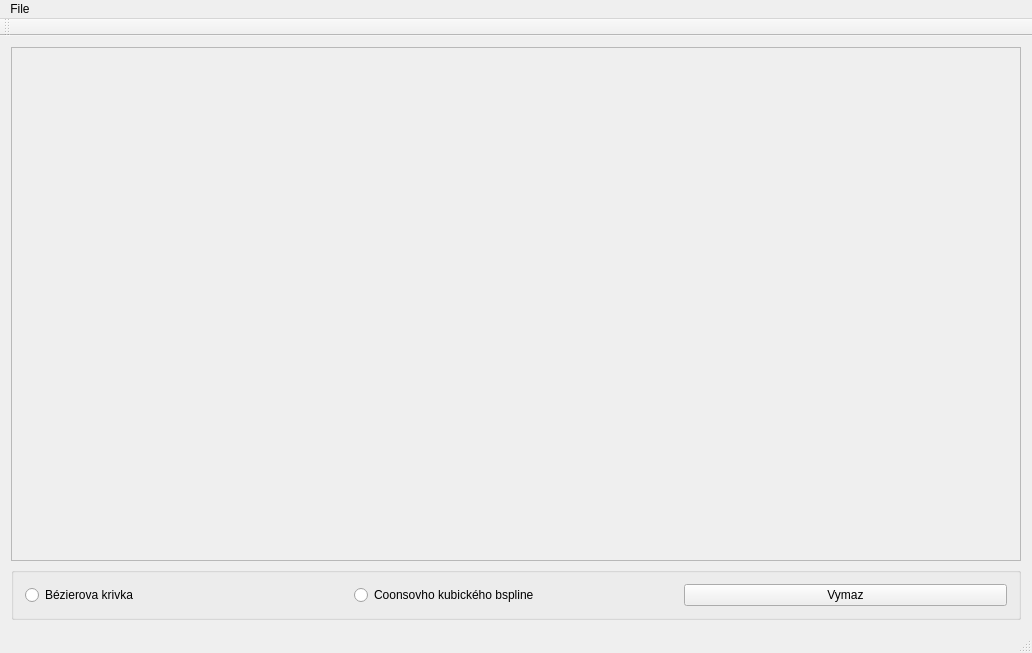
<?xml version="1.0" encoding="UTF-8"?>
<ui version="4.0">
 <class>GrafikaClass</class>
 <widget class="QMainWindow" name="GrafikaClass">
  <property name="geometry">
   <rect>
    <x>0</x>
    <y>0</y>
    <width>1032</width>
    <height>653</height>
   </rect>
  </property>
  <property name="windowTitle">
   <string>Grafika</string>
  </property>
  <widget class="QWidget" name="centralWidget">
   <layout class="QGridLayout" name="gridLayout">
    <item row="0" column="0">
     <widget class="QScrollArea" name="scrollArea">
      <property name="widgetResizable">
       <bool>true</bool>
      </property>
      <widget class="QWidget" name="scrollAreaWidgetContents">
       <property name="geometry">
        <rect>
         <x>0</x>
         <y>0</y>
         <width>1012</width>
         <height>531</height>
        </rect>
       </property>
      </widget>
     </widget>
    </item>
    <item row="1" column="0">
     <widget class="QGroupBox" name="groupBox">
      <property name="title">
       <string/>
      </property>
      <layout class="QHBoxLayout" name="horizontalLayout">
       <item>
        <widget class="QRadioButton" name="bezier">
         <property name="text">
          <string>Bézierova krivka</string>
         </property>
        </widget>
       </item>
       <item>
        <widget class="QRadioButton" name="bspline">
         <property name="text">
          <string>Coonsovho kubického bspline</string>
         </property>
        </widget>
       </item>
       <item>
        <widget class="QPushButton" name="pushButton">
         <property name="text">
          <string>Vymaz</string>
         </property>
        </widget>
       </item>
      </layout>
     </widget>
    </item>
   </layout>
  </widget>
  <widget class="QMenuBar" name="menuBar">
   <property name="geometry">
    <rect>
     <x>0</x>
     <y>0</y>
     <width>1032</width>
     <height>21</height>
    </rect>
   </property>
   <widget class="QMenu" name="menuFile">
    <property name="title">
     <string>File</string>
    </property>
    <addaction name="actionSave"/>
   </widget>
   <addaction name="menuFile"/>
  </widget>
  <widget class="QToolBar" name="mainToolBar">
   <attribute name="toolBarArea">
    <enum>TopToolBarArea</enum>
   </attribute>
   <attribute name="toolBarBreak">
    <bool>false</bool>
   </attribute>
  </widget>
  <widget class="QStatusBar" name="statusBar"/>
  <action name="actionSave">
   <property name="text">
    <string>Save</string>
   </property>
  </action>
 </widget>
 <layoutdefault spacing="6" margin="11"/>
 <resources>
  <include location="Grafika.qrc"/>
 </resources>
 <connections>
  <connection>
   <sender>bezier</sender>
   <signal>clicked()</signal>
   <receiver>GrafikaClass</receiver>
   <slot>bezier()</slot>
   <hints>
    <hint type="sourcelabel">
     <x>63</x>
     <y>604</y>
    </hint>
    <hint type="destinationlabel">
     <x>209</x>
     <y>631</y>
    </hint>
   </hints>
  </connection>
  <connection>
   <sender>bspline</sender>
   <signal>clicked()</signal>
   <receiver>GrafikaClass</receiver>
   <slot>bsplain()</slot>
   <hints>
    <hint type="sourcelabel">
     <x>679</x>
     <y>610</y>
    </hint>
    <hint type="destinationlabel">
     <x>721</x>
     <y>570</y>
    </hint>
   </hints>
  </connection>
  <connection>
   <sender>pushButton</sender>
   <signal>clicked()</signal>
   <receiver>GrafikaClass</receiver>
   <slot>vymaz()</slot>
   <hints>
    <hint type="sourcelabel">
     <x>870</x>
     <y>594</y>
    </hint>
    <hint type="destinationlabel">
     <x>906</x>
     <y>576</y>
    </hint>
   </hints>
  </connection>
 </connections>
 <slots>
  <slot>vykresli()</slot>
  <slot>vymaz()</slot>
  <slot>farbaHranice()</slot>
  <slot>farbaVypln()</slot>
  <slot>vymazBody()</slot>
  <slot>bezier()</slot>
  <slot>bsplain()</slot>
 </slots>
</ui>
